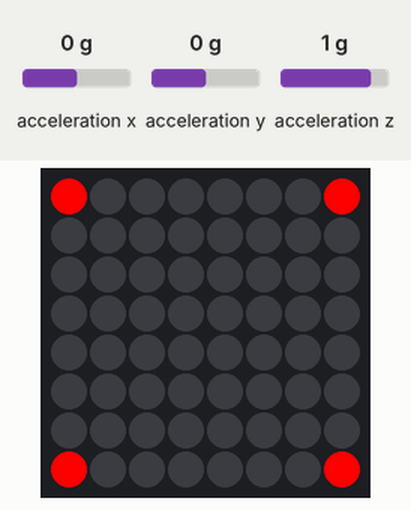
Simulated run of this program. Board: Raspberry Pi (BCM pin numbers) with a Sense HAT. On the bench: the Sense HAT's 8×8 RGB LED matrix. The inputs (shaded band) are chosen by the test bench; at power-on: acceleration x 0 g, acceleration y 0 g, acceleration z 1 g. What the program prints to the terminal is not drawn.

Above: at 5.0 s.
5.1 s: acceleration x set to -1.4 g
At 6.0 s:
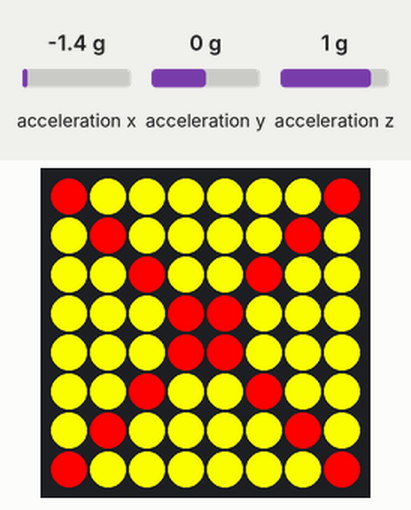
6.6 s: acceleration x set to 0 g
At 7.27 s:
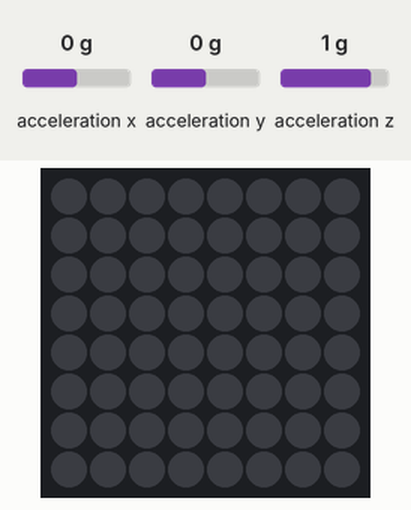
9.6 s: acceleration x set to 0.3 g
11.5 s: acceleration x set to 0.6 g
At 12.7 s:
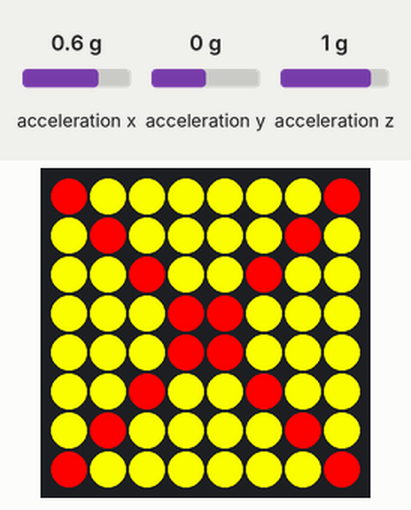
Timing chart, 0 to 14.5 s (numbered marks = the images above; inputs shaded):
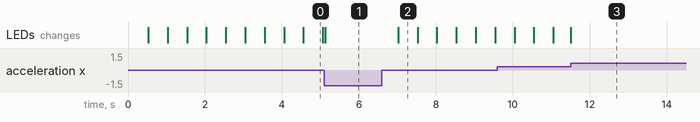

The program:

daruma.py
```python
from sense_hat import SenseHat, ACTION_PRESSED, ACTION_HELD, ACTION_RELEASED
import math, time

class Daruma(object):
    """
    「だるまさんが転んだ」で、鬼でない参加者がラズベリーパイ＋Sense HATを持って遊ぶためのゲーム。
    動いていることを示す表示をする。
    """
    P_THRESHOLD_ACCEL = 1.100 # 加速度の大きさの閾値。この値を超えると違反したとみなす。なお、地球の引力により、動かさなくっても、0.9980程度の加速度が常時発生している。
    P_VIOLATION_TIME = 0.4 # 過去この秒数の間に違反があった violation とみなす閾値
    P_VIOLATED_TIME = 0.0 # 過去この秒数の間に違反があった violated とみなす閾値。これが 0.0 の場合、この violated 機能を利用しないことを意味する。
    P_FRAME_TIME = 0.06 # フレーム間の時間（秒）

    green = G = [0, 255, 0]
    red = R = [255, 0, 0]
    yellow = Y = [255, 255, 0]
    black = O = [0, 0, 0]
    white = W = [255, 255, 255]

    menuItemPixels = [
    R, Y, Y, Y, Y, R,
    Y, R, Y, Y, R, Y
    ]

    # 通常の画面
    normal_screens = [[
    O, O, O, O, O, O, O, O,
    O, O, O, O, O, O, O, O,
    O, O, O, O, O, O, O, O,
    O, O, O, O, O, O, O, O,
    O, O, O, O, O, O, O, O,
    O, O, O, O, O, O, O, O,
    O, O, O, O, O, O, O, O,
    O, O, O, O, O, O, O, O
    ],[
    R, O, O, O, O, O, O, R,
    O, O, O, O, O, O, O, O,
    O, O, O, O, O, O, O, O,
    O, O, O, O, O, O, O, O,
    O, O, O, O, O, O, O, O,
    O, O, O, O, O, O, O, O,
    O, O, O, O, O, O, O, O,
    R, O, O, O, O, O, O, R
    ]]

    # 違反した（動いている状態）画面
    violation_screen = [
    R, Y, Y, Y, Y, Y, Y, R,
    Y, R, Y, Y, Y, Y, R, Y,
    Y, Y, R, Y, Y, R, Y, Y,
    Y, Y, Y, R, R, Y, Y, Y,
    Y, Y, Y, R, R, Y, Y, Y,
    Y, Y, R, Y, Y, R, Y, Y,
    Y, R, Y, Y, Y, Y, R, Y,
    R, Y, Y, Y, Y, Y, Y, R
    ]

    # さっきまで違反していた（動いていた）画面
    violated_screen = normal_screens[1]

    def __init__(self, sense):
        self.sense = sense
        self.sense.stick.direction_any = self.joystick_any
        self.shouldExit = False

    @classmethod
    def getName(cls):
        return cls.__name__

    @classmethod
    def getMenuItemPixels(cls):
        """
        Returns pixels that consists of 6 x 2 pixels
        """
        return cls.menuItemPixels

    def joystick_any(self, event):
        #print("in joystick_any in " + self.__class__.__name__)
        if event.action == ACTION_RELEASED:
            self.shouldExit = True

    def run(self):
        print(self.__class__.__name__ + " is running")
        lastFrameTime = pre_time = time.monotonic()
        lastViolatedTime = -1
        violated = False
        lastScreen = []
        while not self.shouldExit:
            a_raw = self.sense.accel_raw
            x = a_raw["x"]
            y = a_raw["y"]
            z = a_raw["z"]
            a = math.sqrt(x * x + y * y + z * z)
            # print("a: {:.3f}".format(a))

            now = time.monotonic()
            if a > Daruma.P_THRESHOLD_ACCEL:
                if lastScreen != Daruma.violation_screen:
                    lastScreen = Daruma.violation_screen
                    self.sense.set_pixels(Daruma.violation_screen)
                lastViolatedTime = now
            if now - lastViolatedTime <= Daruma.P_VIOLATION_TIME:
                if lastScreen != Daruma.violation_screen:
                    lastScreen = Daruma.violation_screen
                    self.sense.set_pixels(Daruma.violation_screen)
            elif now - lastViolatedTime <= Daruma.P_VIOLATED_TIME :
                if lastScreen != Daruma.violated_screen:
                    lastScreen = Daruma.violated_screen
                    self.sense.set_pixels(Daruma.violated_screen)
                violated = True
            else:
                if violated:
                    violated = False
                    pre_time = time.monotonic()
                subsecond = (now - pre_time) % 1
                if subsecond < 0.5:
                    if lastScreen != Daruma.normal_screens[0]:
                        lastScreen = Daruma.normal_screens[0]
                        self.sense.set_pixels(Daruma.normal_screens[0])
                else:
                    if lastScreen != Daruma.normal_screens[1]:
                        lastScreen = Daruma.normal_screens[1]
                        self.sense.set_pixels(Daruma.normal_screens[1])

            duration = now - lastFrameTime
            lastFrameTime = now
            if Daruma.P_FRAME_TIME - duration >0:
                time.sleep(Daruma.P_FRAME_TIME - duration)
            else:
                print("フレーム落ち P_FRAME_TIME = {:.2f}".format(Daruma.P_FRAME_TIME))
        print(self.__class__.__name__ + " is exiting")

if __name__ == '__main__':
    sense = SenseHat()
    daruma = Daruma(sense)
    daruma.run()
    
```

Measured:
- the behaviour switches between 0.4 and 0.5 g on acceleration x (found by bisection; images 2 and 3)
- after the input at 5.1 s, the LEDs: change at once (image 1)
- after the input at 6.6 s, the LEDs: first change after 0.42 s (image 2 shows a later state)
- after the input at 11.5 s, the LEDs: change at once (image 3)
- what the display in image 0 shows lasts 0.5 s, from 4.6 s to 5.1 s
